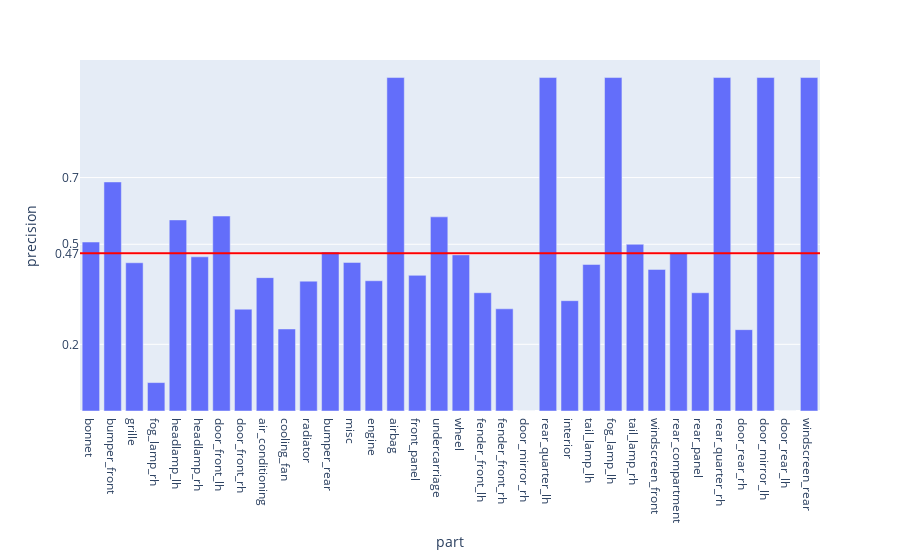

The cell this chart's notebook holds for it:
### Code cell
fig = px.bar(summaryPerfDf, x = 'part', y = 'precision')

fig.add_hline(y=avgRecall, line_width=2, line_color="red")

fig.update_layout(
    yaxis = dict(
        tickmode = 'array',
        tickvals = [np.format_float_positional(avgRecall, 2), 0.2, 0.5, 0.7],
    )
)
fig

### Figure 1 — Plotly figure (JSON) as saved in the notebook; plotly's stock layout.template omitted (floating-point values rounded to 4 significant figures)
{"data": [{"alignmentgroup": "True", "hovertemplate": "part=%{x}<br>precision=%{y}<extra></extra>", "legendgroup": "", "marker": {"color": "#636efa", "pattern": {"shape": ""}}, "name": "", "offsetgroup": "", "orientation": "v", "showlegend": false, "textposition": "auto", "type": "bar", "x": ["bonnet", "bumper_front", "grille", "fog_lamp_rh", "headlamp_lh", "headlamp_rh", "door_front_lh", "door_front_rh", "air_conditioning", "cooling_fan", "radiator", "bumper_rear", "misc", "engine", "airbag", "front_panel", "undercarriage", "wheel", "fender_front_lh", "fender_front_rh", "door_mirror_rh", "rear_quarter_lh", "interior", "tail_lamp_lh", "fog_lamp_lh", "tail_lamp_rh", "windscreen_front", "rear_compartment", "rear_panel", "rear_quarter_rh", "door_rear_rh", "door_mirror_lh", "door_rear_lh", "windscreen_rear"], "xaxis": "x", "y": [0.5067, 0.6869, 0.4445, 0.08519, 0.573, 0.4623, 0.5846, 0.3053, 0.4, 0.246, 0.3894, 0.4767, 0.4455, 0.3906, 1, 0.4068, 0.5822, 0.4682, 0.3547, 0.3064, 0, 1, 0.3309, 0.4394, 1, 0.5, 0.4246, 0.4731, 0.3547, 1, 0.2439, 1, 0, 1], "yaxis": "y"}], "layout": {"barmode": "relative", "legend": {"tracegroupgap": 0}, "margin": {"t": 60}, "shapes": [{"line": {"color": "red", "width": 2}, "type": "line", "x0": 0, "x1": 1, "xref": "x domain", "y0": 0.4734, "y1": 0.4734, "yref": "y"}], "xaxis": {"anchor": "y", "domain": [0, 1], "title": {"text": "part"}}, "yaxis": {"anchor": "x", "domain": [0, 1], "tickmode": "array", "tickvals": ["0.47", 0.2, 0.5, 0.7], "title": {"text": "precision"}}}}
